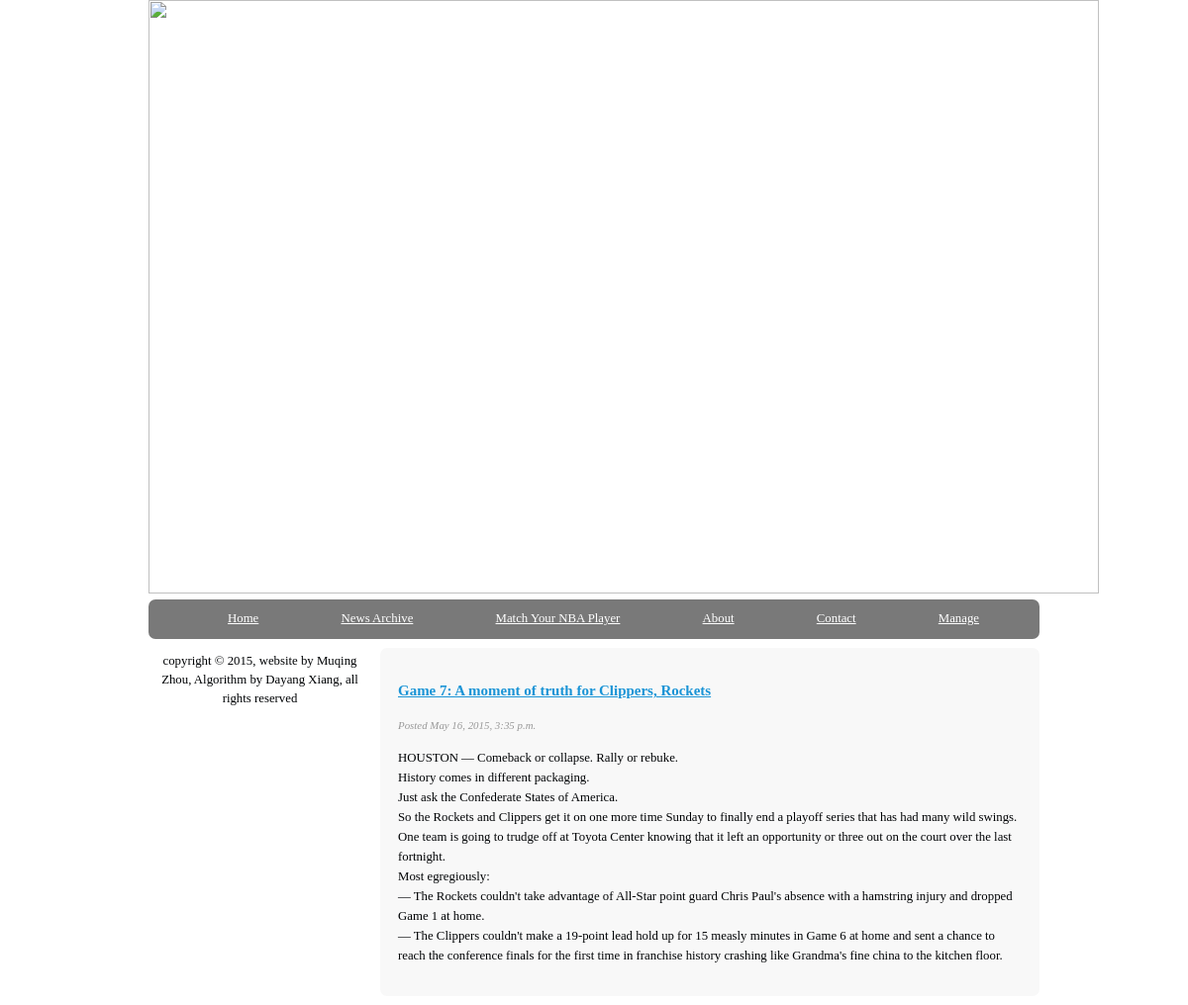
Page /nbamatch/7 on the committed database.
### nbamatch/models.py (models this page shows, shortened)
class Post(models.Model):
	title = models.CharField(max_length = 140)
	body = models.TextField()
	date = models.DateTimeField()

### nbamatch/templates/post.html (shortened to what this page needs)
{%  extends "base.html" %}
{%  block content %}
<div class="mainContent">
	<div class = "content">
		<article class="typicalArticle">
			<header>
				<h3><a href="/nbamatch/{{post.id}}">{{ post.title }}</a></h3>
			</header>
			<footer>
				<p class = 'postInfo'>Posted {{ post.date }}</p>
			</footer>
			<content>
				<p>	{{ post.body|safe|linebreaks}} </p>
		</article>
	</div>
</div>
{% endblock %}

### static/css/styles.css (style rules this page uses)
body { color:#000305; font-size: 80%; font-family: 'Lucida Sans Unicode'; line-height: 1.5; text-align: left; }
a { text-decoloration: none; }
a:link, a:visited { color:#1A94D6; }
.body { margin:0 auto; width:75%; clear:both; }
.mainContent { line-height:20px; border-radius: 7px; -webkit-border-radius: 7px; -moz-border-radius: 7px; }
.content { width: 70%; float: right; padding: 2% 2%; background-color: #f8f8f8; margin: 1% 0% 1% 1%; border-radius: 7px; -webkit-border-radius: 7px; -moz-border-radius: 7px; }
.postInfo { font-style: italic; font-size: 85%; color: #989898; }

### rows in the picture
Post: title "Game 7: A moment of truth for Clippers, Rockets", date "May 16, 2015, 3:35 p.m.", body "HOUSTON — Comeback or collapse. Rally or rebuke. History comes in different packaging. Just ask the Confederate States of America. So the Rockets and Clippers get it on one more time Sunday to finally end a playoff series that has had many wild swings. One team is going to trudge off at Toyota Center knowing that it left an opportunity or three out on the court over the last fortnight. Most egregiously: — The Rockets couldn't take advantage of All-Star point guard Chris Paul's absence with a hamstring injury and dropped Game 1 at home. — The Clippers couldn't make a 19-point lead hold up for 15 measly minutes in Game 6 at home and sent a chance to reach the conference finals for the first…"
